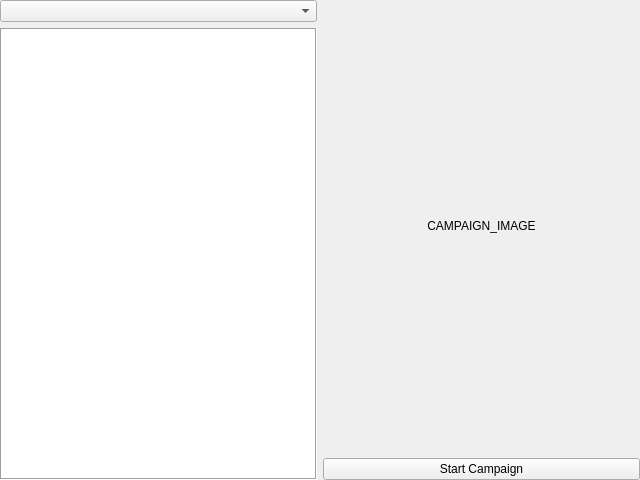
<?xml version="1.0" encoding="UTF-8"?>
<ui version="4.0">
 <class>WidgetCampaign</class>
 <widget class="QWidget" name="WidgetCampaign">
  <property name="geometry">
   <rect>
    <x>0</x>
    <y>0</y>
    <width>640</width>
    <height>480</height>
   </rect>
  </property>
  <property name="windowTitle">
   <string>Missions</string>
  </property>
  <layout class="QGridLayout" name="gridLayout">
   <property name="leftMargin">
    <number>0</number>
   </property>
   <property name="topMargin">
    <number>0</number>
   </property>
   <property name="rightMargin">
    <number>0</number>
   </property>
   <property name="bottomMargin">
    <number>0</number>
   </property>
   <item row="0" column="1" rowspan="2">
    <widget class="QWidget" name="widgetCampaignImage" native="true">
     <property name="sizePolicy">
      <sizepolicy hsizetype="Preferred" vsizetype="Preferred">
       <horstretch>1</horstretch>
       <verstretch>0</verstretch>
      </sizepolicy>
     </property>
     <layout class="QGridLayout" name="gridLayout_2">
      <item row="0" column="0">
       <widget class="QLabel" name="labelCampaignImage">
        <property name="sizePolicy">
         <sizepolicy hsizetype="Ignored" vsizetype="Ignored">
          <horstretch>0</horstretch>
          <verstretch>0</verstretch>
         </sizepolicy>
        </property>
        <property name="text">
         <string notr="true">CAMPAIGN_IMAGE</string>
        </property>
        <property name="scaledContents">
         <bool>false</bool>
        </property>
        <property name="alignment">
         <set>Qt::AlignCenter</set>
        </property>
       </widget>
      </item>
     </layout>
    </widget>
   </item>
   <item row="2" column="1">
    <widget class="QPushButton" name="pushButtonStartCampaign">
     <property name="text">
      <string>Start Campaign</string>
     </property>
    </widget>
   </item>
   <item row="0" column="0">
    <widget class="QComboBox" name="comboBoxCampaigns">
     <property name="sizePolicy">
      <sizepolicy hsizetype="Preferred" vsizetype="Fixed">
       <horstretch>1</horstretch>
       <verstretch>0</verstretch>
      </sizepolicy>
     </property>
    </widget>
   </item>
   <item row="1" column="0" rowspan="2">
    <widget class="QTextBrowser" name="textBrowserCampaign">
     <property name="frameShape">
      <enum>QFrame::Box</enum>
     </property>
    </widget>
   </item>
  </layout>
 </widget>
 <resources/>
 <connections/>
</ui>
